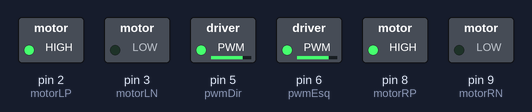
This sketch was run on a simulated Arduino Uno, built with avr-gcc and run on an emulated ATmega328P. On the bench: switched loads named in the sketch (green lamp = pin HIGH).

Above: at 0.05 s.
At 9.95 s:
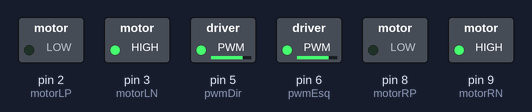
Timing chart, 0 to 11.5 s (numbered marks = the images above):
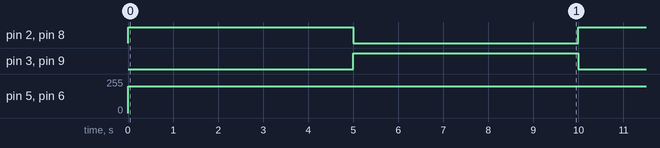

The sketch:

ControlePonteH.ino
```cpp
// C++ code
//

int motorRP = 8;
int motorRN = 9;

int motorLP = 2;
int motorLN = 3;

int pwmDir = 5;
int pwmEsq = 6;

int vel1 = 200;
int vel2 = 200;

void setup()
{
  pinMode(motorRP, OUTPUT);
  pinMode(motorRN, OUTPUT);
  pinMode(motorLP, OUTPUT);
  pinMode(motorLN, OUTPUT);

  pinMode(pwmDir, OUTPUT);
  pinMode(pwmEsq, OUTPUT);
}

void loop()
{
  velocidade();

  frente();
  delay(5000);
  reverso();
  delay(5000);
}

void velocidade()
{
  analogWrite(pwmDir, vel1);
  analogWrite(pwmEsq, vel2);
}

void frente()
{
  digitalWrite(motorRP, HIGH);
  digitalWrite(motorRN, LOW);
  digitalWrite(motorLP, HIGH);
  digitalWrite(motorLN, LOW);
}

void reverso()
{
  digitalWrite(motorRP, LOW);
  digitalWrite(motorRN, HIGH);
  digitalWrite(motorLP, LOW);
  digitalWrite(motorLN, HIGH);
}

void esquerda()
{
  digitalWrite(motorRP, HIGH);
  digitalWrite(motorRN, LOW);
  digitalWrite(motorLP, LOW);
  digitalWrite(motorLN, HIGH);
}

void direita()
{
  digitalWrite(motorRP, LOW);
  digitalWrite(motorRN, HIGH);
  digitalWrite(motorLP, HIGH);
  digitalWrite(motorLN, LOW);
}
```

Measured:
- by itself, pin 2 (motorLP), pin 3 (motorLN), pin 8 (motorRP), pin 9 (motorRN): alternates HIGH for 5.0 s and LOW for 5.0 s
- by itself, pin 5 (pwmDir), pin 6 (pwmEsq): 0/255 → 200/255 at 0.00 s
